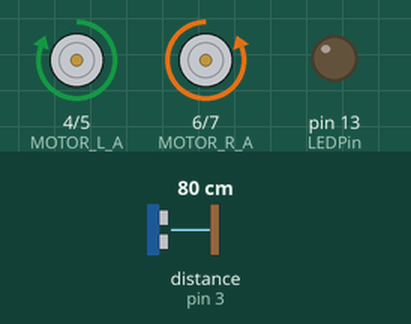
Simulated run of this sketch. Board: Arduino Uno, built with avr-gcc and run on an emulated ATmega328P. Parts: motor-driver pin pairs drawn as motors (green arrow = first pin HIGH = forward, orange = second pin HIGH = backward, longer = more drive), output pins drawn as LEDs (lit = HIGH). Wiring (inferred from the names in the program): ultrasonic range finder: trigger pin 2; echo pin 3. Inputs (shaded band) come from the test bench; at power-on: distance to the obstacle (sensor on pin 3) 80 cm. The echo pulse lasts 58.3 µs per cm; pins used as bus, display or sensor lines are not drawn.

Above: at 1.2 s.
1.3 s: distance to the obstacle (sensor on pin 3) set to 17 cm
2.8 s: distance to the obstacle (sensor on pin 3) set to 13 cm
At 4.6 s:
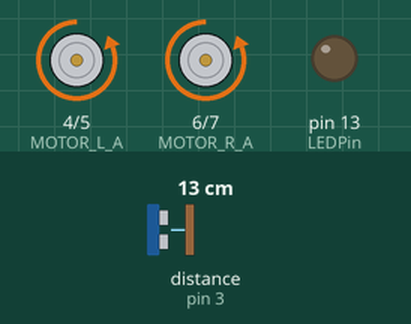
5.4 s: distance to the obstacle (sensor on pin 3) set to 18 cm
At 7.1 s:
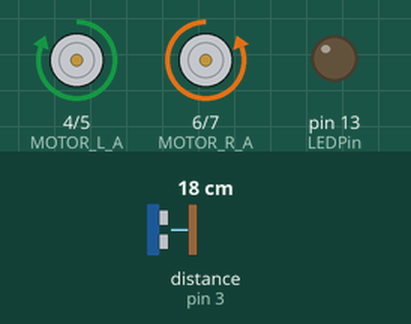
7.4 s: distance to the obstacle (sensor on pin 3) set to 2 cm
At 8.3 s:
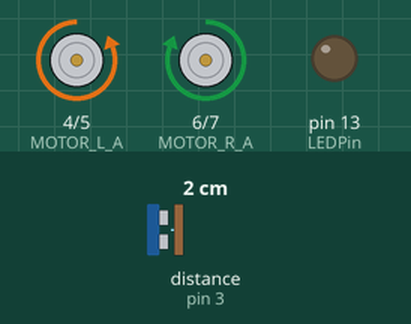
Timing chart, 0 to 11.0 s (numbered marks = the images above; inputs shaded):
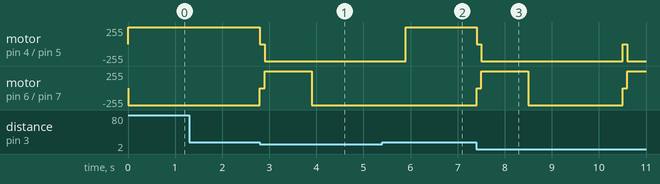

The sketch:

sketch_jan17a.ino
```cpp
//Motor L298
#define MOTOR_L_A 4
#define MOTOR_L_B 5
#define MOTOR_R_A 6
#define MOTOR_R_B 7

//Sensor HC-SR04
#define echoPin 3 // Echo Pin
#define trigPin 2 // Trigger Pin
#define LEDPin 13 // Onboard LED
long duration, distance; // Duration used to calculate distance

void setup() {
 //set up motor
 pinMode( MOTOR_L_A ,OUTPUT);
 pinMode( MOTOR_L_B ,OUTPUT);
 pinMode( MOTOR_R_A ,OUTPUT);
 pinMode( MOTOR_R_B ,OUTPUT);

 //set up sensor
 pinMode(trigPin, OUTPUT);
 pinMode(echoPin, INPUT);
 pinMode(LEDPin, OUTPUT);

 stop();
}

void loop() {

 if(distance_read() < 15  )
  {
     stop();
     delay(100);
     backward();
     delay(1000);
     right();
     delay(2000);
     stop();
  }
 else{
 forward();
 }

 }
```

backward.ino
```cpp
void backward()
{
  digitalWrite(MOTOR_L_A,LOW);
  digitalWrite(MOTOR_L_B,HIGH);
  digitalWrite(MOTOR_R_A,HIGH);
  digitalWrite(MOTOR_R_B,LOW);
}
```

distance_read.ino
```cpp
int distance_read(void)
{
  digitalWrite(trigPin, LOW);
  delayMicroseconds(2);
  digitalWrite(trigPin, HIGH);
  delayMicroseconds(10);
  digitalWrite(trigPin, LOW);
  duration = pulseIn(echoPin, HIGH);

  //Calculate the distance (in cm) based on the speed of sound.
  distance = duration / 58.2;
  return   distance;
}
```

forword.ino
```cpp
void forward()
{
  digitalWrite(MOTOR_L_A,HIGH);
  digitalWrite(MOTOR_L_B,LOW);
  digitalWrite(MOTOR_R_A,LOW);
  digitalWrite(MOTOR_R_B,HIGH);
}
```

left.ino
```cpp
void left()
{
  digitalWrite(MOTOR_L_A,HIGH);
  digitalWrite(MOTOR_L_B,LOW);
  digitalWrite(MOTOR_R_A,HIGH);
  digitalWrite(MOTOR_R_B,LOW);
}
```

right.ino
```cpp
void right()
{
  digitalWrite(MOTOR_L_A,LOW);
  digitalWrite(MOTOR_L_B,HIGH);
  digitalWrite(MOTOR_R_A,LOW);
  digitalWrite(MOTOR_R_B,HIGH);
}
```

stop.ino
```cpp
void stop()
{
  digitalWrite(MOTOR_L_A,LOW);
  digitalWrite(MOTOR_L_B,LOW);
  digitalWrite(MOTOR_R_A,LOW);
  digitalWrite(MOTOR_R_B,LOW);
}
```

Measured:
- the behaviour switches between 16 and 15 cm on distance to the obstacle (sensor on pin 3) (found by bisection; images 0 and 1)
- after the input at 1.3 s, every drawn part: stays the same
- after the input at 2.8 s, motor on pin 4 (MOTOR_L_A) / pin 5 (MOTOR_L_B): forward 255/255 → stopped at once, → backward 255/255 0.10 s later; motor on pin 6 (MOTOR_R_A) / pin 7 (MOTOR_R_B): backward 255/255 → stopped at once, → forward 255/255 0.10 s later, → backward 255/255 1.0 s later
- after the input at 5.4 s, motor on pin 6 (MOTOR_R_A) / pin 7 (MOTOR_R_B): stays backward 255/255 (without the input it goes to stopped after 0.50 s)
- after the input at 7.4 s, motor on pin 4 (MOTOR_L_A) / pin 5 (MOTOR_L_B): alternates backward 255/255 for 3.0 s and stopped for 0.10 s, starting at once; motor on pin 6 (MOTOR_R_A) / pin 7 (MOTOR_R_B): backward 255/255 → stopped at once, → forward 255/255 0.10 s later, → backward 255/255 1.0 s later, → stopped 2.0 s later, … (5 changes in this stretch)
